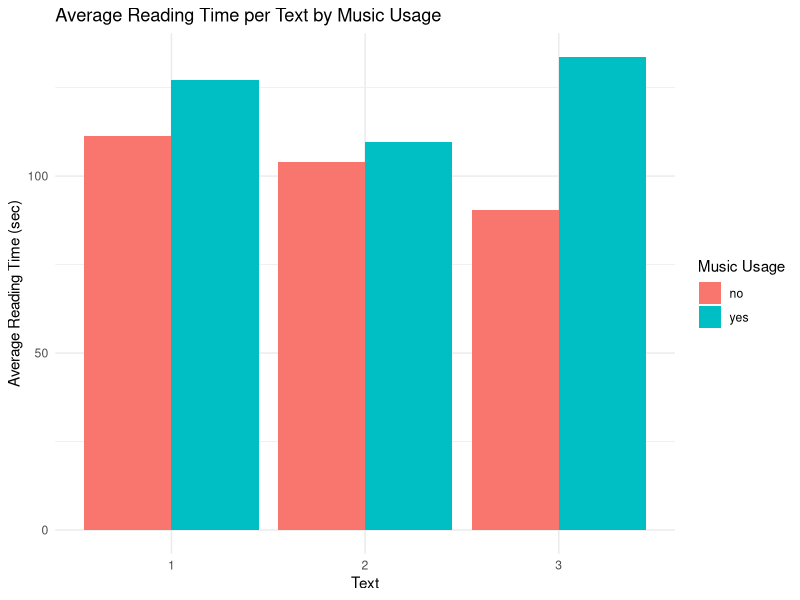
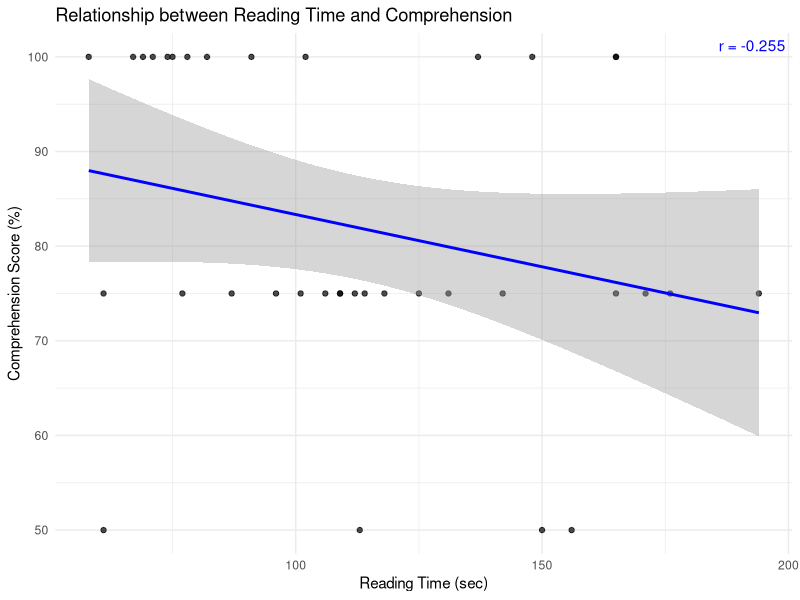
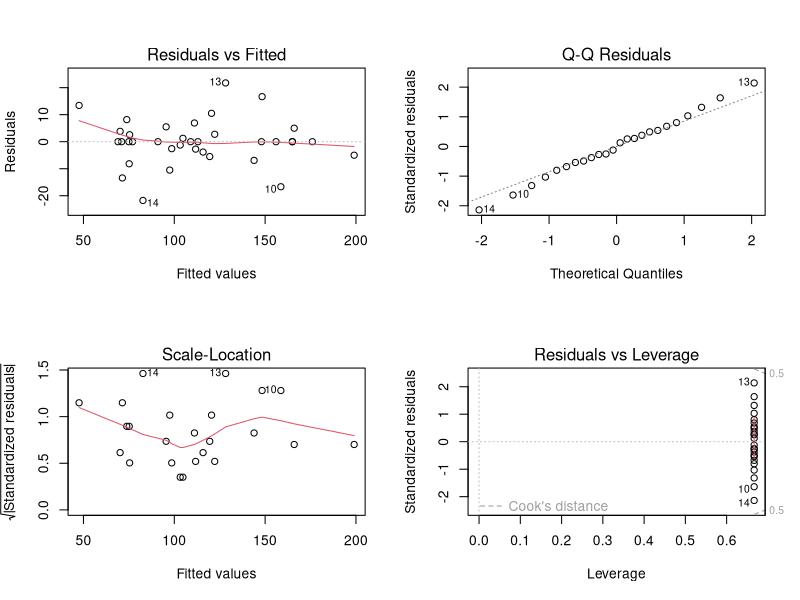
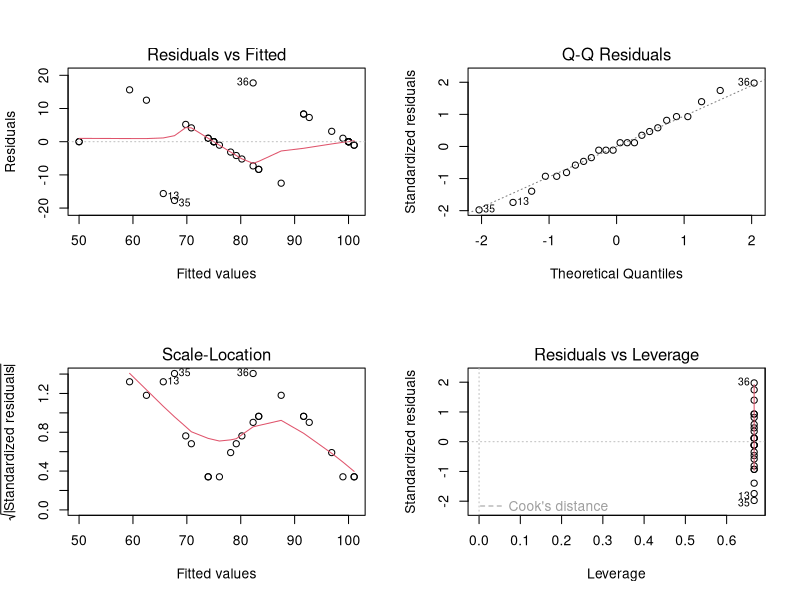

Recreate these plots in R, in order.
## ---- chunk 1
library(car)
library(lme4)
library(lmerTest)  
library("readxl") 
library(dplyr)
library(ggplot2)
# May need to install.packages("readxl")
## ---- chunk 2
read_data <- read_excel("./stat571B_reading_data.xlsx")

read_data['total_time'] = read_data['Time (minutes)']*60 + read_data['Time (seconds)']

read_data['format'] = c("Laptop", "Laptop", "Print", 
                        "Laptop", "Print", "Print",
                        "Print", "Print", "Laptop", 
                        "Print", "Laptop", "Laptop",
                        "Laptop", "Print", "Print", 
                        "Laptop", "Print", "Laptop",
                        "Print", "Laptop", "Laptop",
                        "Print", "Laptop", "Print",
                        "Laptop", "Print", "Laptop",
                        "Laptop", "Laptop", "Print",
                        "Print", "Laptop", "Print",
                        "Print", "Print", "Laptop")

read_data["music"] = c("no", "yes", "no", 
                       "yes", "no", "yes", 
                       "no", "yes", "no", 
                       "yes", "no", "yes", 
                       "no", "no", "yes",
                       "yes", "yes", "no", 
                       "no", "no", "yes", 
                       "yes", "yes", "no", 
                       "no", "yes", "yes",
                       "yes", "no", "no",
                       "no", "yes", "yes",
                       "yes", "no", "no")
                
read_data
## ---- chunk 3
# format
read_data$format <- factor(read_data$format)
read_data$Text <- factor(read_data$Text)
read_data$music  <- factor(read_data$music)
read_data$Participant <- factor(read_data$Participant)
## ---- chunk 4
# ANOVA for Reading Time
model_time <- lm(total_time ~ format * music + Text + Participant + Participant:music, 
                 data = read_data)
Anova(model_time, type = "III")

## Mixed Effects Model 
model_time_lmer <- lmer(
  total_time ~ format * music +
    (1 | Text) +
    (1 + music | Participant),
  data = read_data
)
anova(model_time_lmer)
## ---- chunk 5

# Average time per Text split by Music

avg_time_text_music <- read_data %>%
  group_by(Text, music) %>%
  summarise(avg_time = mean(total_time, na.rm = TRUE), .groups = "drop")

# Bar plot comparison
ggplot(avg_time_text_music, aes(x = Text, y = avg_time, fill = factor(music))) +
  geom_bar(stat = "identity", position = "dodge") +
  labs(
    title = "Average Reading Time per Text by Music Usage",
    x = "Text",
    y = "Average Reading Time (sec)",
    fill = "Music Usage"
  ) +
  theme_minimal()
## ---- chunk 6
# ANOVA for Comprehension
model_comp <- lm(`Comprehension score (%)` ~ format * music + Text + 
                   Participant + Participant:music, 
                  data = read_data)
Anova(model_comp, type = "III")

## Mixed Effects Model 
model_comp_lmer <- lmer(
  `Comprehension score (%)` ~ format * music +
    (1 | Text) +
    (1 + music | Participant),
  data = read_data
)
anova(model_comp_lmer)
## ---- chunk 7
model_time_lmer <- lmer(
  total_time ~ format * music * `Comprehension score (%)` + 
    (1 | Text) +
    (1 + music | Participant),
  data = read_data
)

anova(model_time_lmer)
## ---- chunk 8
# last model
model_score_lmer <- lmer(
  total_time ~ format * music * `Comprehension score (%)` + 
    (1 | Text) +
    (1 + music | Participant),
  data = read_data
)

anova(model_score_lmer)

#correlation
cor_val <- cor(read_data$total_time, read_data$`Comprehension score (%)`)

# relationship plot
ggplot(read_data, aes(x = total_time, y = `Comprehension score (%)`)) +
  geom_point(alpha = 0.7) +
  geom_smooth(method = "lm", se = TRUE, color = "blue") +
  annotate("text",
           x = Inf, y = Inf,
           label = paste("r =", round(cor_val, 3)),
           hjust = 1.1, vjust = 1.5,
           color = "blue") +
  labs(
    title = "Relationship between Reading Time and Comprehension",
    x = "Reading Time (sec)",
    y = "Comprehension Score (%)"
  ) +
  theme_minimal()
## ---- chunk 9
par(mfrow = c(2,2))
plot(model_time)

par(mfrow = c(2,2))
plot(model_comp)
